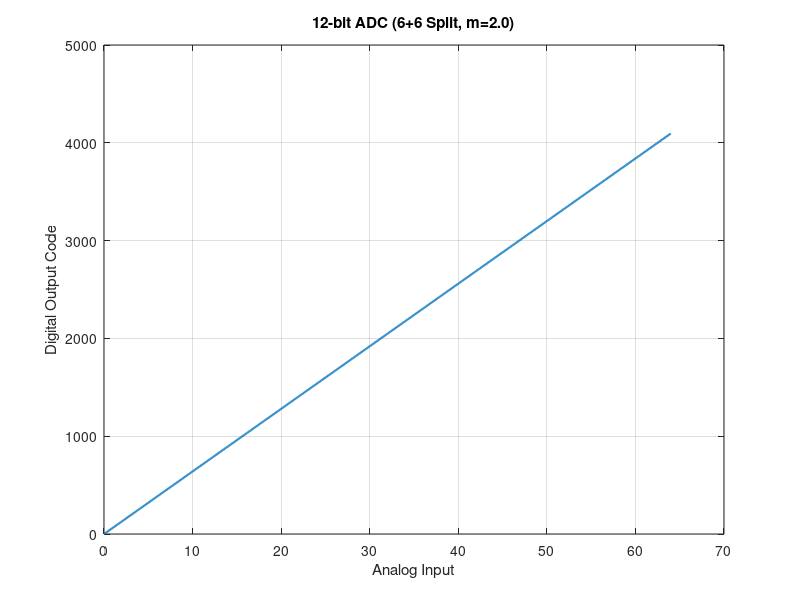

Write MATLAB code to recreate this figure.
clear; clc;

% ==========================================
% STEP 1: DIRECT CONFIGURATION
% ==========================================
N = 12;     % Total Bits
L = 6;      % LSB Bits
M = 6;      % MSB Bits
m = 2;      % Bridge Capacitor Ratio (Cbri = m * C)
C_unit = 1; % Normalized unit cap

% ==========================================
% STEP 2: EWM CALCULATIONS (Eq. 4 logic)
% ==========================================
% Formula for Cc: (2^L - 1)*C_bri = 2^L*C + Cc
C_bri = m * C_unit;
C_lsb_array_sum = 2^L * C_unit; % e.g., 64C for 6-bit LSB
C_c = (2^L - 1) * C_bri - C_lsb_array_sum;

fprintf('--- Configuration Results ---\n');
fprintf('Resolution: %d-bit (%d LSB + %d MSB)\n', N, L, M);
fprintf('Bridge Cap (C_bri): %.1f * C\n', m);

if C_c < 0
    fprintf('WARNING: Calculated Cc is %.1f * C.\n', C_c);
    fprintf('A negative capacitor is physically impossible!\n');
    fprintf('Reason: C_bri=1 is too small for a 6+6 split. Try m >= 1.016 or m = 2.\n\n');
else
    fprintf('Adjustment Cap (Cc): %.1f * C\n\n', C_c);
end

% ==========================================
% STEP 3: WEIGHT VERIFICATION
% ==========================================
% Generate LSB binary weights: [1, 2, 4, 8, 16, 32...]
lsb_bits = 2.^(0:L-1);
msb_bits = 2.^(0:M-1);

% Calculate Attenuation Factor (alpha)
% alpha = Cbri / (Cbri + C_lsb_total + Cc)
C_lsb_total = C_lsb_array_sum + C_c; 
alpha = C_bri / (C_bri + C_lsb_total);

% Final Weights
w_lsb = alpha * lsb_bits;
w_msb = msb_bits;
all_weights = [w_lsb, w_msb];

% Linearity Check: The gap between the LSBs and MSBs
% Ideally, MSB[0] should be exactly 2x the LSB[max]
gap = w_msb(1) / w_lsb(end);
fprintf('--- Linearity Verification ---\n');
fprintf('Weight Ratio (MSB_min / LSB_max): %.4f\n', gap);
if abs(gap - 2) < 1e-6
    fprintf('RESULT: Binary Weighting is PERFECT.\n');
else
    fprintf('RESULT: Binary Weighting is BROKEN.\n');
end

% ==========================================
% STEP 4: PLOT TRANSFER FUNCTION
% ==========================================
num_steps = 1000;
vin = linspace(0, sum(all_weights), num_steps);
digital_out = zeros(size(vin));

for i = 1:num_steps
    v_rem = vin(i);
    code = 0;
    for b = N:-1:1
        if v_rem >= all_weights(b)
            v_rem = v_rem - all_weights(b);
            code = code + 2^(b-1);
        end
    end
    digital_out(i) = code;
end

figure;
plot(vin, digital_out, 'LineWidth', 1.5);
title(sprintf('%d-bit ADC (%d+%d Split, m=%.1f)', N, L, M, m));
xlabel('Analog Input'); ylabel('Digital Output Code');
grid on;
